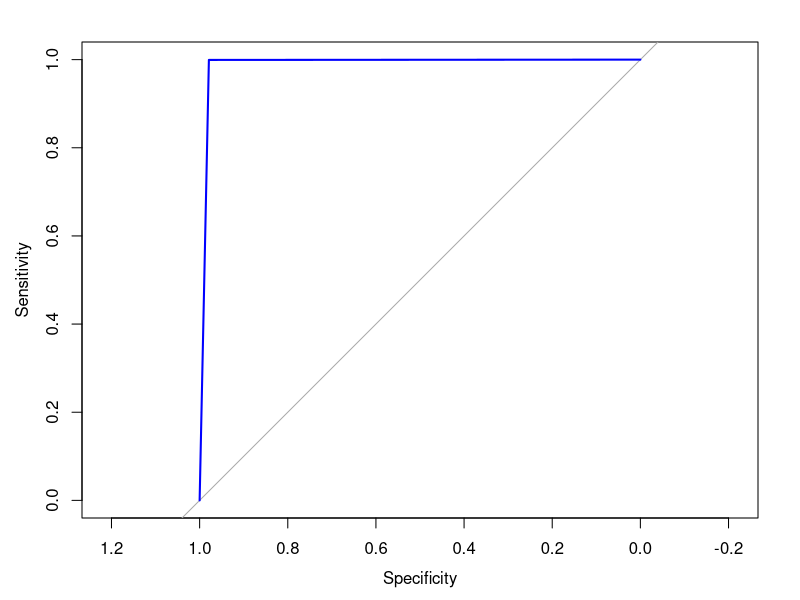

Recreate this plot in R.
#Read in requisite packages
library(e1071)
library(purrr)
library(Metrics)
library(mlbench)
library(pROC)

#Read in data
wine_data<-read.csv("winequality.csv")[2:14]
wine_data$type[wine_data$type==2]<-0
#0 is red
#1 is white

#Split into training-test with 70-30 split
set.seed(314)
train_ind <- sample(seq_len(nrow(wine_data)), size = floor(0.7 * nrow(wine_data)))
train <- wine_data[train_ind, ]
test <- wine_data[-train_ind, ]


#Tune SVM to find best parameters
cv.svm<-tune(svm,type~.,data=train)
cv.svm$best.model

#Apply best model to test set
svm_model<-svm(type ~., data=train, type="C-classification",kernel="radial",epsilon=0.1,gamma=0.08333333,cost=1)
summary(svm_model)

#Predict type of wine based on model
svmfit<-predict(svm_model,newdata=test[,-13])
#Build confusion matrix
t<-table(true=test$type, svmfit)
t
#Use to determine accuracy and false positive rate
accuracy<-t[2,2]/(t[2,1]+t[2,2])
false_positive<-t[1,2]/(t[1,1]+t[1,2])
accuracy
false_positive

#Convert predicted values to numeric
svmfit = as.numeric(svmfit)
svmfit[which(svmfit==1)]<-0
svmfit[which(svmfit==2)]<-1

#Calculate area under ROC as performance metric
ROC_wine <- roc(test$type, svmfit)
plot(ROC_wine, col = "blue")
pROC::auc(ROC_wine)
